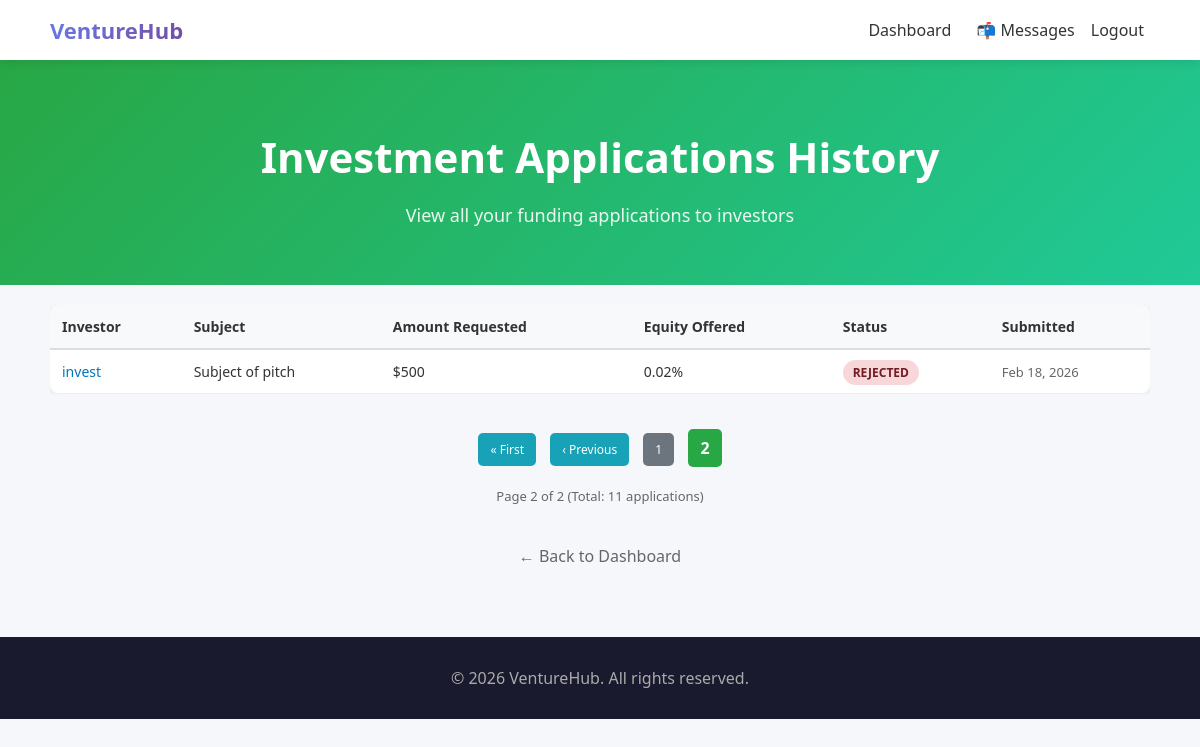
/startups/applications/?page=2 (signed in), run on the app's committed database.
### startups/models.py (models this page shows, shortened)
class InvestmentApplication(models.Model):
    STATUS_CHOICES = (
        ('PENDING', 'Pending'),
        ('ACCEPTED', 'Accepted'),
        ('REJECTED', 'Rejected'),
        ('MORE_INFO', 'More Info Requested'),
    )
    startup = models.ForeignKey('Startup', on_delete=models.CASCADE, related_name='applications')
    investor = models.ForeignKey('investors.InvestorProfile', on_delete=models.CASCADE, related_name='applications')
    subject = models.CharField(max_length=200, blank=True)
    message = models.TextField()
    amount_requested = models.DecimalField(max_digits=15, decimal_places=2)
    equity_offered = models.DecimalField(max_digits=5, decimal_places=2)
    status = models.CharField(max_length=20, choices=STATUS_CHOICES, default='PENDING')
    created_at = models.DateTimeField(default=timezone.now)

### investors/models.py (models this page shows, shortened)
class InvestorProfile(models.Model):
    user = models.OneToOneField(settings.AUTH_USER_MODEL, on_delete=models.CASCADE)
    investment_range_min = models.DecimalField(max_digits=12, decimal_places=2, default=0)
    investment_range_max = models.DecimalField(max_digits=12, decimal_places=2, default=0)
    industry_focus = models.CharField(max_length=200, blank=True, default='')
    location = models.CharField(max_length=200, blank=True, default='')

### accounts/models.py (models this page shows, shortened)
class User(AbstractUser):
    ROLE_CHOICES = (
        ('INVESTOR', 'Investor'),
        ('STARTUP', 'Startup'),
        ('MANUFACTURER', 'Manufacturer'),
        ('ADMIN', 'Admin'),
    )
    role = models.CharField(max_length=20, choices=ROLE_CHOICES)
    def is_startup(self):
        return self.role == 'STARTUP'

### startups/views.py (the view)
# urls.py: path('applications/', views.startup_applications_history, name='startup_applications_history'),
@login_required(login_url='startup_login')
def startup_applications_history(request):
    if not request.user.is_startup():
        return redirect('home')
    startup = get_object_or_404(Startup, founder=request.user)
    applications = InvestmentApplication.objects.filter(startup=startup).order_by('-created_at')
    paginator = Paginator(applications, 10)  # 10 applications per page
    page_number = request.GET.get('page')
    page_obj = paginator.get_page(page_number)
    return render(request, 'startups/applications_history.html', {
        'page_obj': page_obj,
        'applications': page_obj,
    })

### startups/templates/startups/applications_history.html (shortened to what this page needs)
{% extends 'base.html' %}
{% block content %}
<div class="hero" style="padding: 40px 20px; background: linear-gradient(135deg, #28a745 0%, #20c997 100%);">
    <h1>Investment Applications History</h1>
    <p>View all your funding applications to investors</p>
</div>
<div class="section" style="padding: 20px 50px;">
    {% if applications %}
    <div style="overflow-x: auto;">
        <table style="width: 100%; border-collapse: collapse; font-size: 14px;">
            <thead>
                <tr style="background: #f8f9fa; border-bottom: 2px solid #ddd;">
                    <th style="padding: 12px; text-align: left; font-weight: bold; color: #333;">Investor</th>
                    <th style="padding: 12px; text-align: left; font-weight: bold; color: #333;">Subject</th>
                    <th style="padding: 12px; text-align: left; font-weight: bold; color: #333;">Amount Requested</th>
                    <th style="padding: 12px; text-align: left; font-weight: bold; color: #333;">Equity Offered</th>
                    <th style="padding: 12px; text-align: left; font-weight: bold; color: #333;">Status</th>
                    <th style="padding: 12px; text-align: left; font-weight: bold; color: #333;">Submitted</th>
                </tr>
            </thead>
            <tbody>
                {% for app in applications %}
                <tr style="border-bottom: 1px solid #eee; cursor: pointer;" onclick="window.location='{% url 'startup_application_detail' app.id %}'">
                    <td style="padding: 12px; color: #333;"><a href="{% url 'startup_application_detail' app.id %}" style="color: #0277bd; text-decoration: none;">{{ app.investor.user.username }}</a></td>
                    <td style="padding: 12px; color: #333;">{{ app.subject|default:"—" }}</td>
                    <td style="padding: 12px; color: #333;">${{ app.amount_requested|floatformat:0 }}</td>
                    <td style="padding: 12px; color: #333;">{{ app.equity_offered }}%</td>
                    <td style="padding: 12px;">
                        <span style="padding: 4px 10px; border-radius: 15px; font-size: 12px; font-weight: bold;
                            {% if app.status == 'ACCEPTED' %}background: #d4edda; color: #155724;
                            {% elif app.status == 'REJECTED' %}background: #f8d7da; color: #721c24;
                            {% elif app.status == 'MORE_INFO' %}background: #d1ecf1; color: #0c5460;
                            {% else %}background: #fff3cd; color: #856404;{% endif %}">
                            {{ app.status }}
                        </span>
                    </td>
                    <td style="padding: 12px; color: #666; font-size: 13px;">{{ app.created_at|date:"M d, Y" }}</td>
                </tr>
                {% endfor %}
            </tbody>
        </table>
    </div>
    {% if page_obj.has_other_pages %}
    <div style="margin-top: 30px; text-align: center;">
        <div style="display: inline-block;">
            {% if page_obj.has_previous %}
            <a href="?page=1" class="btn" style="background: #17a2b8; margin: 5px; padding: 8px 12px; font-size: 12px;">« First</a>
            <a href="?page={{ page_obj.previous_page_number }}" class="btn" style="background: #17a2b8; margin: 5px; padding: 8px 12px; font-size: 12px;">‹ Previous</a>
            {% endif %}
            {% for num in page_obj.paginator.page_range %}
                {% if page_obj.number == num %}
                <span style="background: #28a745; color: white; padding: 8px 12px; margin: 5px; border-radius: 5px; display: inline-block; font-weight: bold;">{{ num }}</span>
                {% elif num > page_obj.number|add:'-3' and num < page_obj.number|add:'3' %}
                <a href="?page={{ num }}" class="btn" style="background: #6c757d; margin: 5px; padding: 8px 12px; font-size: 12px;">{{ num }}</a>
                {% endif %}
            {% endfor %}
        </div>
    </div>
    <div style="margin-top: 15px; text-align: center; color: #666; font-size: 13px;">
        Page {{ page_obj.number }} of {{ page_obj.paginator.num_pages }} (Total: {{ page_obj.paginator.count }} applications)
    </div>
    {% endif %}
    {% endif %}
</div>
<div style="text-align: center; padding: 20px;">
    <a href="{% url 'startup_dashboard' %}" style="color: #666; text-decoration: none;">← Back to Dashboard</a>
</div>
{% endblock %}

### templates/base.html (style rules this page uses)
* { box-sizing: border-box; }
body { margin: 0; font-family: 'Segoe UI', Arial, sans-serif; background: #f5f7fa; min-height: 100vh; }
.btn { padding: 10px 20px; background: linear-gradient(135deg, #667eea 0%, #764ba2 100%); color: white; text-decoration: none; border-radius: 5px; font-weight: 500; transition: transform 0.2s, box-shadow 0.2s; display: inline-block; }
.hero { text-align: center; padding: 80px 20px; background: linear-gradient(135deg, #667eea 0%, #764ba2 100%); color: white; }
.hero h1 { font-size: 42px; margin-bottom: 15px; font-weight: 700; }
.hero p { font-size: 18px; opacity: 0.9; }
.section { padding: 60px 20px; text-align: center; max-width: 1200px; margin: 0 auto; }
table { width: 100%; border-collapse: collapse; background: white; border-radius: 10px; overflow: hidden; box-shadow: 0 3px 15px rgba(0,0,0,0.08); }
th, td { padding: 15px; text-align: left; border-bottom: 1px solid #eee; }
th { background: #f8f9fa; font-weight: 600; color: #333; }

### data on the page
InvestmentApplication: investor.user.username "invest", subject "Subject of pitch", amount_requested "500", equity_offered "0.02", status "REJECTED", created_at "Feb 18, 2026"

### other printed values
{{ num }} "1"
{{ num }} "2"
{{ page_obj.number }} "2"
{{ page_obj.paginator.num_pages }} "2"
{{ page_obj.paginator.count }} "11"
